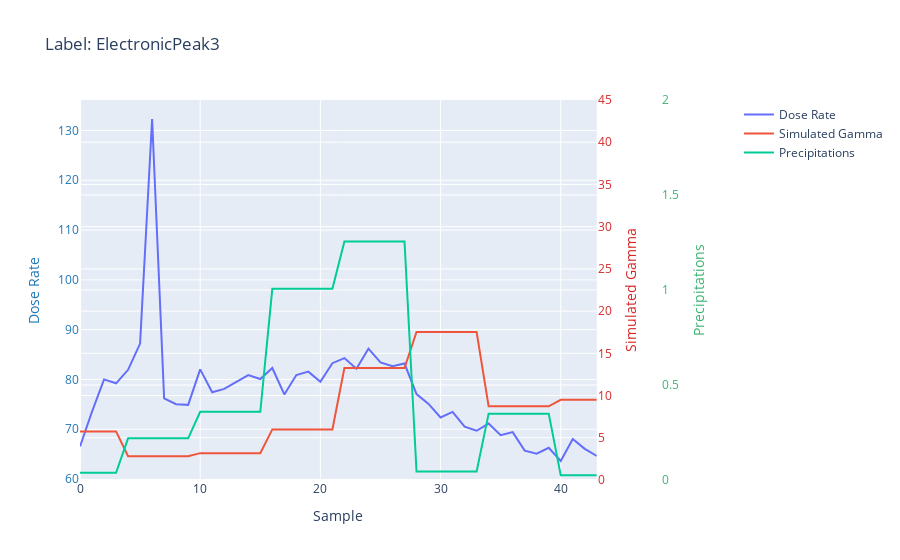

The notebook cell this image was saved under:
### Markdown cell above
**Examples of events that are harder to classify:**
 * Electronic peak with presence of gamma and precipitations
 * Atmospheric rejection with presence of gamma and precipitations

### Code cell
show_event(1, X_train)

### Figure 1 — Plotly figure (JSON) as saved in the notebook; plotly's stock layout.template omitted (floating-point values rounded to 4 significant figures)
{"data": [{"name": "Dose Rate", "type": "scatter", "y": [66.55, 73.54, 80.01, 79.23, 81.94, 87.2, 132.3, 76.2, 75.04, 74.9, 82.03, 77.43, 78.11, 79.47, 80.88, 80.08, 82.31, 76.99, 80.89, 81.57, 79.52, 83.27, 84.29, 82.14, 86.19, 83.43, 82.65, 83.2, 77.06, 75.1, 72.36, 73.48, 70.51, 69.7, 71.14, 68.81, 69.43, 65.71, 65.09, 66.28, 63.63, 68.04, 66.07, 64.65]}, {"name": "Simulated Gamma", "type": "scatter", "y": [5.754, 5.754, 5.754, 5.754, 2.81, 2.81, 2.81, 2.81, 2.81, 2.81, 3.182, 3.182, 3.182, 3.182, 3.182, 3.182, 5.99, 5.99, 5.99, 5.99, 5.99, 5.99, 13.27, 13.27, 13.27, 13.27, 13.27, 13.27, 17.52, 17.52, 17.52, 17.52, 17.52, 17.52, 8.723, 8.723, 8.723, 8.723, 8.723, 8.723, 9.492, 9.492, 9.492, 9.492], "yaxis": "y2"}, {"name": "Precipitations", "type": "scatter", "y": [0.03797, 0.03797, 0.03797, 0.03797, 0.2194, 0.2194, 0.2194, 0.2194, 0.2194, 0.2194, 0.3592, 0.3592, 0.3592, 0.3592, 0.3592, 0.3592, 1.006, 1.006, 1.006, 1.006, 1.006, 1.006, 1.255, 1.255, 1.255, 1.255, 1.255, 1.255, 0.04533, 0.04533, 0.04533, 0.04533, 0.04533, 0.04533, 0.3492, 0.3492, 0.3492, 0.3492, 0.3492, 0.3492, 0.02553, 0.02553, 0.02553, 0.02553], "yaxis": "y3"}], "layout": {"title": {"text": "Label: ElectronicPeak3"}, "xaxis": {"domain": [0, 0.8], "title": {"text": "Sample"}}, "yaxis": {"tickfont": {"color": "#1f77b4"}, "title": {"font": {"color": "#1f77b4"}, "text": "Dose Rate"}}, "yaxis2": {"anchor": "x", "overlaying": "y", "range": [0, 45], "side": "right", "tickfont": {"color": "#d62728"}, "title": {"font": {"color": "#d62728"}, "text": "Simulated Gamma"}}, "yaxis3": {"anchor": "free", "overlaying": "y", "position": 0.9, "range": [0, 2], "side": "right", "tickfont": {"color": "#3CB371"}, "title": {"font": {"color": "#3CB371"}, "text": "Precipitations"}}}}
